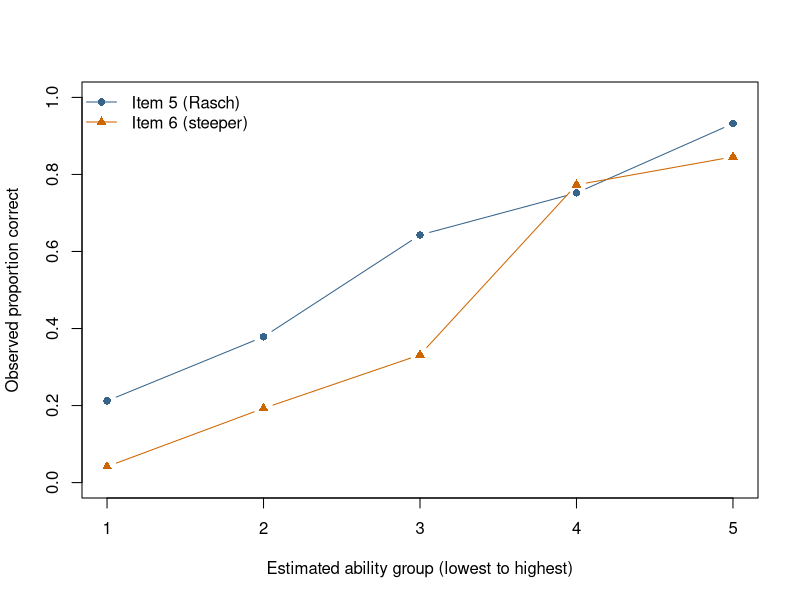

Source code (R):
## ---- chunk 1
#| label: ex-rasch-data
set.seed(2026)

n_people <- 1000
n_items <- 10

ability <- rnorm(n_people)
difficulty <- seq(-2, 2, length.out = n_items)
discrimination <- rep(1, n_items)
discrimination[6] <- 2.5
passage <- rnorm(n_people)

logits <- outer(ability, difficulty, "-") * rep(discrimination, each = n_people)
logits[, 3] <- logits[, 3] + 2 * passage
logits[, 4] <- logits[, 4] + 2 * passage

responses <- matrix(rbinom(length(logits), size = 1, prob = plogis(logits)),
                    nrow = n_people)
colnames(responses) <- sprintf("item%02d", 1:n_items)

round(colMeans(responses), 2)
## ---- chunk 2
#| label: ex-rasch-fit
library(lme4)

long <- data.frame(
  person = factor(rep(1:n_people, times = n_items)),
  item = factor(rep(colnames(responses), each = n_people)),
  correct = as.vector(responses)
)

rasch_fit <- glmer(
  correct ~ 0 + item + (1 | person),
  data = long,
  family = binomial,
  control = glmerControl(optimizer = "bobyqa")
)

est_difficulty <- -fixef(rasch_fit)
names(est_difficulty) <- colnames(responses)
round(cbind(true = difficulty, estimated = est_difficulty), 2)

ability_sd <- attr(VarCorr(rasch_fit)$person, "stddev")
round(ability_sd, 2)
## ---- chunk 3
#| label: ex-rasch-slopes
est_ability <- ranef(rasch_fit)$person[, 1]

item_slopes <- sapply(colnames(responses), function(item) {
  slope_fit <- glm(responses[, item] ~ est_ability, family = binomial)
  coef(slope_fit)[["est_ability"]]
})

slope_ratio <- item_slopes / median(item_slopes)
round(rbind(slope = item_slopes, ratio_to_median = slope_ratio), 2)
## ---- chunk 4
#| label: ex-rasch-plot
#| fig-width: 6
#| fig-height: 4
#| fig-alt: "Observed proportion correct across five ability groups. Item 6 rises from near zero to near one much more steeply than item 5."
ability_group <- cut(
  est_ability,
  breaks = quantile(est_ability, probs = seq(0, 1, 0.2)),
  include.lowest = TRUE,
  labels = FALSE
)

item5_by_group <- tapply(responses[, "item05"], ability_group, mean)
item6_by_group <- tapply(responses[, "item06"], ability_group, mean)

plot(1:5, item5_by_group, type = "b", pch = 16, col = "steelblue4",
     ylim = c(0, 1), xaxt = "n",
     xlab = "Estimated ability group (lowest to highest)",
     ylab = "Observed proportion correct")
lines(1:5, item6_by_group, type = "b", pch = 17, col = "darkorange3")
axis(1, at = 1:5)
legend("topleft", legend = c("Item 5 (Rasch)", "Item 6 (steeper)"),
       col = c("steelblue4", "darkorange3"), pch = c(16, 17), lty = 1, bty = "n")
## ---- chunk 5
#| label: ex-rasch-q3
expected <- plogis(outer(est_ability, est_difficulty, "-"))
residuals_matrix <- responses - expected

q3 <- cor(residuals_matrix)
diag(q3) <- NA

average_q3 <- mean(q3, na.rm = TRUE)
max_q3 <- max(q3, na.rm = TRUE)
round(c(item03_item04 = q3["item03", "item04"],
        average = average_q3,
        max_minus_average = max_q3 - average_q3), 2)
## ---- chunk 6
#| label: ex-rasch-residual-pca
standardized_residuals <- residuals_matrix / sqrt(expected * (1 - expected))
residual_pca <- eigen(cor(standardized_residuals))

round(residual_pca$values[1:3], 2)
round(setNames(residual_pca$vectors[, 1], colnames(responses)), 2)
